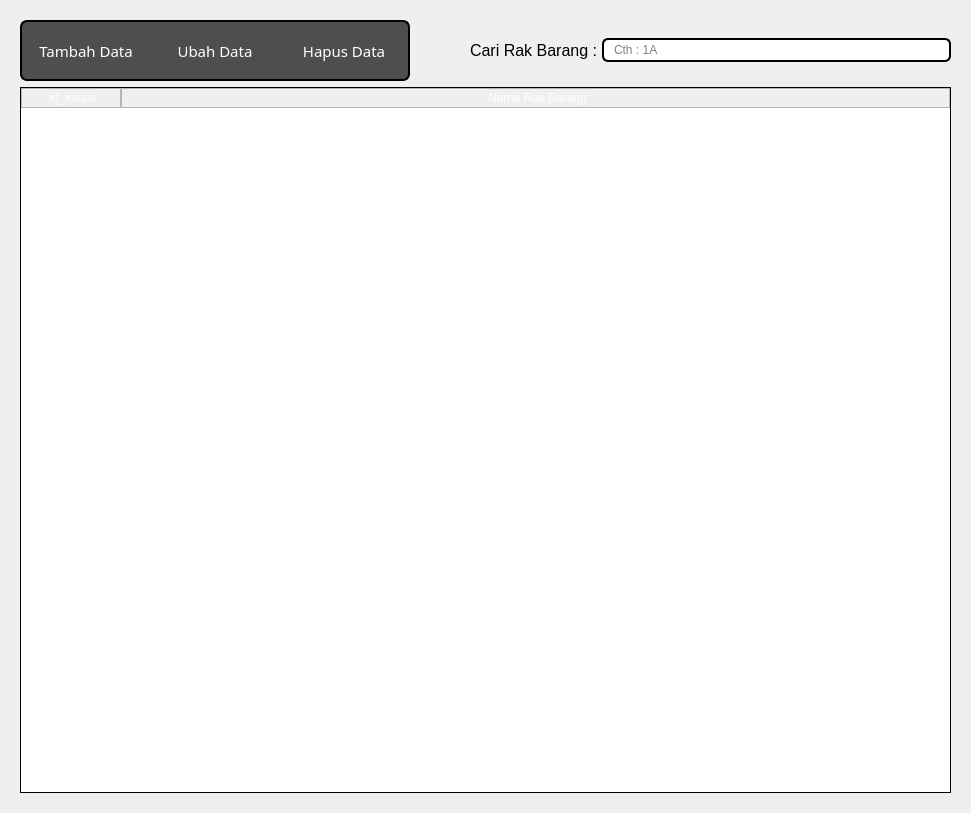
<?xml version="1.0" encoding="UTF-8"?>
<ui version="4.0">
 <class>Form</class>
 <widget class="QWidget" name="Form">
  <property name="geometry">
   <rect>
    <x>0</x>
    <y>0</y>
    <width>971</width>
    <height>813</height>
   </rect>
  </property>
  <property name="windowTitle">
   <string>Katalog - PT. Karya Graha Laboratory</string>
  </property>
  <property name="windowIcon">
   <iconset resource="../data/ui/logo.qrc">
    <normaloff>:/newPrefix/logo.png</normaloff>:/newPrefix/logo.png</iconset>
  </property>
  <layout class="QVBoxLayout" name="verticalLayout_2">
   <item>
    <widget class="QWidget" name="centralwidget" native="true">
     <layout class="QVBoxLayout" name="verticalLayout">
      <item>
       <layout class="QHBoxLayout" name="horizontalLayout">
        <property name="spacing">
         <number>0</number>
        </property>
        <item>
         <widget class="QPushButton" name="addButton">
          <property name="sizePolicy">
           <sizepolicy hsizetype="Expanding" vsizetype="Expanding">
            <horstretch>0</horstretch>
            <verstretch>0</verstretch>
           </sizepolicy>
          </property>
          <property name="maximumSize">
           <size>
            <width>130</width>
            <height>61</height>
           </size>
          </property>
          <property name="font">
           <font>
            <family>Sans Serif Collection</family>
            <pointsize>11</pointsize>
           </font>
          </property>
          <property name="styleSheet">
           <string notr="true">QPushButton {color:white; background-color:#4E4E4E;border:2px solid black;border-right:0px;
border-top-left-radius: 7px;
border-bottom-left-radius: 7px;
padding: 0 8px;}




QPushButton:hover:!pressed {
 background-color:#262626;
border-style:inset
}

QPushButton:hover {
 background-color:#171717
}


</string>
          </property>
          <property name="text">
           <string>Tambah Data</string>
          </property>
         </widget>
        </item>
        <item>
         <widget class="QPushButton" name="editButton">
          <property name="sizePolicy">
           <sizepolicy hsizetype="Expanding" vsizetype="Expanding">
            <horstretch>0</horstretch>
            <verstretch>0</verstretch>
           </sizepolicy>
          </property>
          <property name="maximumSize">
           <size>
            <width>130</width>
            <height>61</height>
           </size>
          </property>
          <property name="font">
           <font>
            <family>Sans Serif Collection</family>
            <pointsize>11</pointsize>
           </font>
          </property>
          <property name="styleSheet">
           <string notr="true">QPushButton:disabled {
    color: rgba(0,0, 0, 100)
}

QPushButton {color:white; background-color:#4E4E4E;border:2px solid black;border-right:0px;border-left:0px;
padding: 0 8px;
}

QPushButton:hover:!pressed {
 background-color: #262626;
border-style:inset
}

QPushButton:hover {
 background-color:#171717
}





QPushButton:hover {
  background-color:rgb(61, 61, 61)
}

</string>
          </property>
          <property name="text">
           <string>Ubah Data</string>
          </property>
         </widget>
        </item>
        <item>
         <widget class="QPushButton" name="deleteButton">
          <property name="sizePolicy">
           <sizepolicy hsizetype="Expanding" vsizetype="Expanding">
            <horstretch>0</horstretch>
            <verstretch>0</verstretch>
           </sizepolicy>
          </property>
          <property name="maximumSize">
           <size>
            <width>130</width>
            <height>61</height>
           </size>
          </property>
          <property name="font">
           <font>
            <family>Sans Serif Collection</family>
            <pointsize>11</pointsize>
           </font>
          </property>
          <property name="styleSheet">
           <string notr="true">QPushButton:disabled {
    color: rgba(0,0, 0, 100)
}

QPushButton {color:white; background-color:#4E4E4E;border:2px solid black;border-left:0px;border-top-right-radius: 7px;
border-bottom-right-radius: 7px;
padding: 0 8px;
}

QPushButton:hover:!pressed {
 background-color: #262626;
border-style:inset
}

QPushButton:hover {
 background-color:#171717
}
</string>
          </property>
          <property name="text">
           <string>Hapus Data</string>
          </property>
         </widget>
        </item>
        <item>
         <spacer name="horizontalSpacer">
          <property name="orientation">
           <enum>Qt::Horizontal</enum>
          </property>
          <property name="sizeType">
           <enum>QSizePolicy::Minimum</enum>
          </property>
          <property name="sizeHint" stdset="0">
           <size>
            <width>60</width>
            <height>20</height>
           </size>
          </property>
         </spacer>
        </item>
        <item>
         <widget class="QLabel" name="label">
          <property name="styleSheet">
           <string notr="true">color:black;</string>
          </property>
          <property name="text">
           <string>&lt;html&gt;&lt;head/&gt;&lt;body&gt;&lt;p&gt;&lt;span style=&quot; font-size:12pt;&quot;&gt;Cari Rak Barang : &lt;/span&gt;&lt;/p&gt;&lt;/body&gt;&lt;/html&gt;</string>
          </property>
         </widget>
        </item>
        <item>
         <widget class="QLineEdit" name="searchField">
          <property name="sizePolicy">
           <sizepolicy hsizetype="Expanding" vsizetype="Minimum">
            <horstretch>0</horstretch>
            <verstretch>0</verstretch>
           </sizepolicy>
          </property>
          <property name="styleSheet">
           <string notr="true">border: 2px solid black;
border-radius: 6px;
padding: 0 8px;
min-height: 20px ;
max-height:20px;
selection-background-color: gray;
color:black
</string>
          </property>
          <property name="text">
           <string/>
          </property>
          <property name="placeholderText">
           <string>Cth : 1A</string>
          </property>
         </widget>
        </item>
       </layout>
      </item>
      <item>
       <widget class="QTableWidget" name="lokasiTable">
        <property name="styleSheet">
         <string notr="true">QTableWidget{

border: 1px solid black ;

border-color:black;


}


QHeaderView::section {
    background-color: qlineargradient(x1:0, y1:0, x2:0, y2:1,
                                      stop:0 #616161, stop: 0.5 #000000,
                                      stop: 0.6 #000000, stop:1 #656565);
    color: white;
    padding-left: 4px;
    border: 1px solid #B5B5B5;

}


QTableWidget QTableCornerButton::section {
  background-color: qlineargradient(x1:0, y1:0, x2:0, y2:1,
                                      stop:0 #616161, stop: 0.5 #000000,
                                      stop: 0.6 #000000, stop:1 #656565); }


</string>
        </property>
        <property name="sizeAdjustPolicy">
         <enum>QAbstractScrollArea::AdjustToContents</enum>
        </property>
        <property name="editTriggers">
         <set>QAbstractItemView::NoEditTriggers</set>
        </property>
        <property name="dragDropOverwriteMode">
         <bool>false</bool>
        </property>
        <property name="selectionMode">
         <enum>QAbstractItemView::SingleSelection</enum>
        </property>
        <property name="selectionBehavior">
         <enum>QAbstractItemView::SelectRows</enum>
        </property>
        <property name="verticalScrollMode">
         <enum>QAbstractItemView::ScrollPerItem</enum>
        </property>
        <property name="showGrid">
         <bool>true</bool>
        </property>
        <property name="sortingEnabled">
         <bool>false</bool>
        </property>
        <attribute name="horizontalHeaderVisible">
         <bool>true</bool>
        </attribute>
        <attribute name="horizontalHeaderDefaultSectionSize">
         <number>100</number>
        </attribute>
        <attribute name="horizontalHeaderStretchLastSection">
         <bool>true</bool>
        </attribute>
        <column>
         <property name="text">
          <string>id_lokasi</string>
         </property>
        </column>
        <column>
         <property name="text">
          <string>Nama Rak Barang</string>
         </property>
        </column>
       </widget>
      </item>
     </layout>
    </widget>
   </item>
  </layout>
 </widget>
 <resources>
  <include location="../data/font/opensans.qrc"/>
  <include location="../data/ui/logo.qrc"/>
 </resources>
 <connections/>
</ui>
